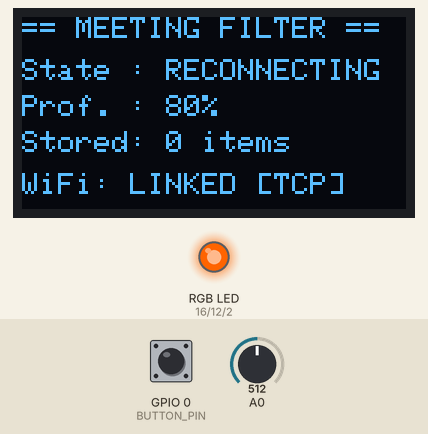
This sketch was run on a simulated ESP8266 (NodeMCU). Parts: 128×64 one-colour display, an RGB LED mixed from three pins (HIGH = lit). The test bench sets the inputs (shaded band); at power-on: GPIO 0 (BUTTON_PIN) HIGH, A0 = 512. WiFi joins after 1.5 s; servers stay silent unless stated; what the sketch prints to the serial monitor is not drawn.

Above: at 3.1 s.
3.2 s: GPIO 0 (BUTTON_PIN) pulled LOW for 0.15 s
At 6.2 s:
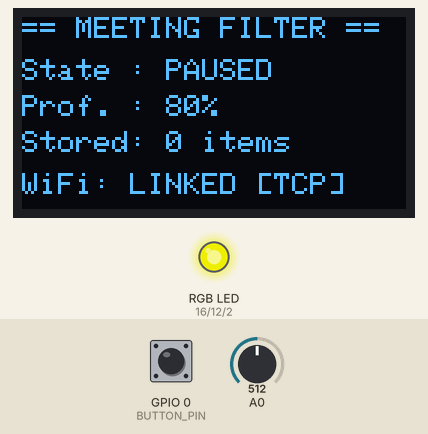
6.3 s: GPIO 0 (BUTTON_PIN) pulled LOW for 0.15 s
At 7.6 s:
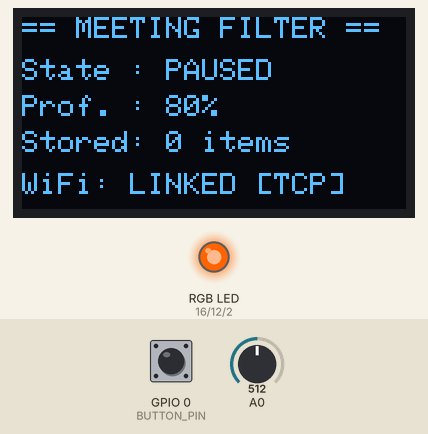
9.3 s: GPIO 0 (BUTTON_PIN) pulled LOW for 1 s
At 11.0 s:
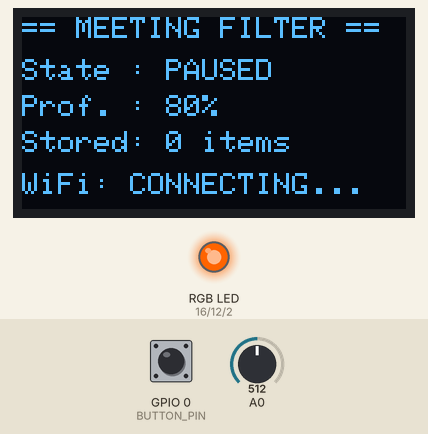
Timing chart, 0 to 19.3 s (numbered marks = the images above; inputs shaded):
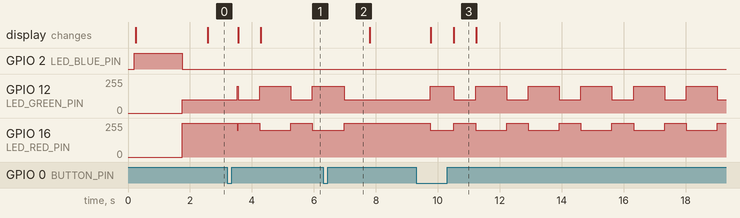

Measured:
- after the input at 3.2 s, GPIO 12 (LED_GREEN_PIN): 100/255 → 200/255 after 1.1 s, → 100/255 1.0 s later, → 200/255 0.70 s later; GPIO 16 (LED_RED_PIN): 255/255 → 200/255 after 1.1 s, → 255/255 1.0 s later, → 200/255 0.70 s later; the display: first changes after 0.35 s (image 1 shows a later state)
- after the input at 6.3 s, GPIO 12 (LED_GREEN_PIN): goes on until 7.0 s, then stays 100/255; GPIO 16 (LED_RED_PIN): goes on until 7.0 s, then stays 255/255
- after the input at 9.3 s, GPIO 12 (LED_GREEN_PIN): 100/255 → 200/255 after 0.45 s, then repeats every 1.7 s: 100/255 0.70 s, 200/255 1.0 s; GPIO 16 (LED_RED_PIN): 255/255 → 200/255 after 0.45 s, then repeats every 1.7 s: 255/255 0.70 s, 200/255 1.0 s; the display: first changes after 0.47 s (image 3 shows a later state)
- what the display in image 3 shows lasts 0.7 s, from 10.5 s to 11.2 s

The sketch:

esp8266_firmware.ino
```cpp
#include <ESP8266WiFi.h>
#include <Wire.h>
#include <Adafruit_GFX.h>
#include <Adafruit_SSD1306.h>
const char* WIFI_SSID     = "YOUR_WIFI_SSID";
const char* WIFI_PASSWORD = "YOUR_WIFI_PASSWORD";
const char* DESKTOP_HOST  = "192.168.1.100";
const uint16_t TCP_PORT   = 5555;
#define SCREEN_WIDTH 128
#define SCREEN_HEIGHT 64
#define OLED_RESET    -1
Adafruit_SSD1306 display(SCREEN_WIDTH, SCREEN_HEIGHT, &Wire, OLED_RESET);
#define LED_RED_PIN   16
#define LED_GREEN_PIN 12
#define LED_BLUE_PIN  2
#define BUTTON_PIN    0
#define SAMPLE_RATE      16000
#define CHUNK_SAMPLES    800
int16_t audioBuffer[CHUNK_SAMPLES];
WiFiClient tcpClient;
bool isRecording = true;
unsigned long lastDisplayUpdate = 0;
String currentStatus = "LISTENING";
int professionalPct = 80;
int storedItems = 0;
void setLEDColor(uint8_t r, uint8_t g, uint8_t b) {
    analogWrite(LED_RED_PIN, r);
    analogWrite(LED_GREEN_PIN, g);
    analogWrite(LED_BLUE_PIN, b);
}
void showStatusLED(String status) {
    if (status == "PROFESSIONAL") {
        setLEDColor(0, 255, 0);
    } else if (status == "PERSONAL" || status == "DISCARD") {
        setLEDColor(255, 0, 0);
    } else if (status == "ANALYZING") {
        setLEDColor(255, 200, 0);
    } else if (status == "SAVING") {
        setLEDColor(0, 100, 255);
    } else {
        setLEDColor(0, 150, 0);
    }
}
void renderOLED() {
    display.clearDisplay();
    display.setTextSize(1);
    display.setTextColor(SSD1306_WHITE);
    display.setCursor(0, 0);
    display.println(F("== MEETING FILTER =="));
    display.setCursor(0, 14);
    display.print(F("State : "));
    display.println(currentStatus);
    display.setCursor(0, 26);
    display.print(F("Prof. : "));
    display.print(professionalPct);
    display.println(F("%"));
    display.setCursor(0, 38);
    display.print(F("Stored: "));
    display.print(storedItems);
    display.println(F(" items"));
    display.setCursor(0, 52);
    if (tcpClient.connected()) {
        display.println(F("WiFi: LINKED [TCP]"));
    } else {
        display.println(F("WiFi: CONNECTING..."));
    }
    display.display();
}
void captureAudioChunk() {
    for (int i = 0; i < CHUNK_SAMPLES; i++) {
        int16_t sample = (int16_t)(analogRead(A0) - 512) * 64;
        audioBuffer[i] = sample;
    }
}
void setup() {
    Serial.begin(115200);
    delay(200);
    pinMode(LED_RED_PIN, OUTPUT);
    pinMode(LED_GREEN_PIN, OUTPUT);
    pinMode(LED_BLUE_PIN, OUTPUT);
    pinMode(BUTTON_PIN, INPUT_PULLUP);
    setLEDColor(0, 0, 255);
    Wire.begin(4, 5);
    if (display.begin(SSD1306_SWITCHCAPVCC, 0x3C)) {
        display.clearDisplay();
        display.setTextSize(1);
        display.setTextColor(SSD1306_WHITE);
        display.setCursor(10, 20);
        display.println(F("Connecting WiFi..."));
        display.display();
    }
    WiFi.mode(WIFI_STA);
    WiFi.begin(WIFI_SSID, WIFI_PASSWORD);
    while (WiFi.status() != WL_CONNECTED) {
        delay(300);
        Serial.print(".");
    }
    Serial.println(F("\nWiFi Connected. IP: "));
    Serial.println(WiFi.localIP());
    setLEDColor(0, 255, 0);
}
void loop() {
    if (!tcpClient.connected()) {
        currentStatus = "RECONNECTING";
        setLEDColor(255, 100, 0);
        tcpClient.connect(DESKTOP_HOST, TCP_PORT);
        delay(500);
        return;
    }
    if (digitalRead(BUTTON_PIN) == LOW) {
        isRecording = !isRecording;
        delay(300);
    }
    if (isRecording) {
        captureAudioChunk();
        tcpClient.write((uint8_t*)audioBuffer, CHUNK_SAMPLES * sizeof(int16_t));
        if (tcpClient.available()) {
            String feedback = tcpClient.readStringUntil('\n');
            feedback.trim();
            if (feedback.startsWith("PROF:")) {
                currentStatus = "PROFESSIONAL";
                storedItems++;
                showStatusLED("PROFESSIONAL");
            } else if (feedback.startsWith("DISC:")) {
                currentStatus = "DISCARDED";
                showStatusLED("PERSONAL");
            } else if (feedback.startsWith("ANALYZING")) {
                currentStatus = "ANALYZING";
                showStatusLED("ANALYZING");
            }
        }
    } else {
        currentStatus = "PAUSED";
        setLEDColor(200, 200, 0);
    }
    if (millis() - lastDisplayUpdate > 300) {
        lastDisplayUpdate = millis();
        renderOLED();
    }
}
```
